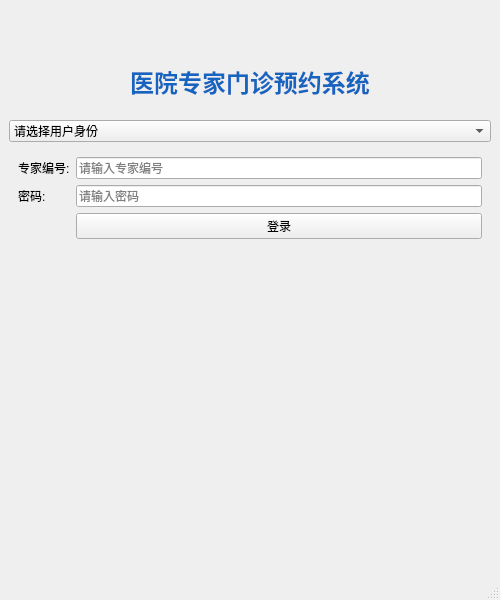
<?xml version="1.0" encoding="UTF-8"?>
<ui version="4.0">
 <class>MainWindow</class>
 <widget class="QMainWindow" name="MainWindow">
  <property name="geometry">
   <rect>
    <x>0</x>
    <y>0</y>
    <width>500</width>
    <height>600</height>
   </rect>
  </property>
  <property name="windowTitle">
   <string>医院专家门诊预约系统</string>
  </property>
  <widget class="QWidget" name="centralwidget">
   <layout class="QVBoxLayout" name="verticalLayout">
    <item>
     <spacer name="verticalSpacer">
      <property name="orientation">
       <enum>Qt::Vertical</enum>
      </property>
      <property name="sizeType">
       <enum>QSizePolicy::Fixed</enum>
      </property>
      <property name="sizeHint" stdset="0">
       <size>
        <width>20</width>
        <height>40</height>
       </size>
      </property>
     </spacer>
    </item>
    <item>
     <widget class="QLabel" name="titleLabel">
      <property name="styleSheet">
       <string notr="true">font-size: 24px; font-weight: bold; color: #1565c0; margin: 15px;</string>
      </property>
      <property name="text">
       <string>医院专家门诊预约系统</string>
      </property>
      <property name="alignment">
       <set>Qt::AlignCenter</set>
      </property>
     </widget>
    </item>
    <item>
     <widget class="QComboBox" name="roleComboBox">
      <item>
       <property name="text">
        <string>请选择用户身份</string>
       </property>
      </item>
      <item>
       <property name="text">
        <string>患者预约</string>
       </property>
      </item>
      <item>
       <property name="text">
        <string>医生专家</string>
       </property>
      </item>
      <item>
       <property name="text">
        <string>管理员</string>
       </property>
      </item>
     </widget>
    </item>
    <item>
     <widget class="QStackedWidget" name="inputStack">
      <property name="currentIndex">
       <number>1</number>
      </property>
      <widget class="QWidget" name="patientPage"/>
      <widget class="QWidget" name="doctorPage">
       <layout class="QFormLayout" name="formLayout_1">
        <item row="0" column="0">
         <widget class="QLabel" name="doctorIdLabel">
          <property name="text">
           <string>专家编号:</string>
          </property>
         </widget>
        </item>
        <item row="0" column="1">
         <widget class="QLineEdit" name="doctorIdInput">
          <property name="placeholderText">
           <string>请输入专家编号</string>
          </property>
         </widget>
        </item>
        <item row="1" column="0">
         <widget class="QLabel" name="doctorPwdLabel">
          <property name="text">
           <string>密码:</string>
          </property>
         </widget>
        </item>
        <item row="1" column="1">
         <widget class="QLineEdit" name="doctorPwdInput">
          <property name="echoMode">
           <enum>QLineEdit::Password</enum>
          </property>
          <property name="placeholderText">
           <string>请输入密码</string>
          </property>
         </widget>
        </item>
        <item row="2" column="1">
         <widget class="QPushButton" name="doctorLoginBtn">
          <property name="text">
           <string>登录</string>
          </property>
         </widget>
        </item>
       </layout>
      </widget>
      <widget class="QWidget" name="adminPage">
       <layout class="QFormLayout" name="formLayout_2">
        <item row="0" column="0">
         <widget class="QLabel" name="adminPwdLabel">
          <property name="text">
           <string>管理员密码：</string>
          </property>
         </widget>
        </item>
        <item row="0" column="1">
         <widget class="QLineEdit" name="adminPwdInput">
          <property name="echoMode">
           <enum>QLineEdit::Password</enum>
          </property>
          <property name="placeholderText">
           <string>输入管理员密码</string>
          </property>
         </widget>
        </item>
        <item row="1" column="1">
         <widget class="QPushButton" name="adminLoginBtn">
          <property name="text">
           <string>登录</string>
          </property>
         </widget>
        </item>
       </layout>
      </widget>
     </widget>
    </item>
   </layout>
  </widget>
  <widget class="QMenuBar" name="menubar">
   <property name="geometry">
    <rect>
     <x>0</x>
     <y>0</y>
     <width>400</width>
     <height>21</height>
    </rect>
   </property>
  </widget>
  <widget class="QStatusBar" name="statusbar"/>
 </widget>
 <resources>
  <include location="resources.qrc"/>
 </resources>
 <connections/>
</ui>
